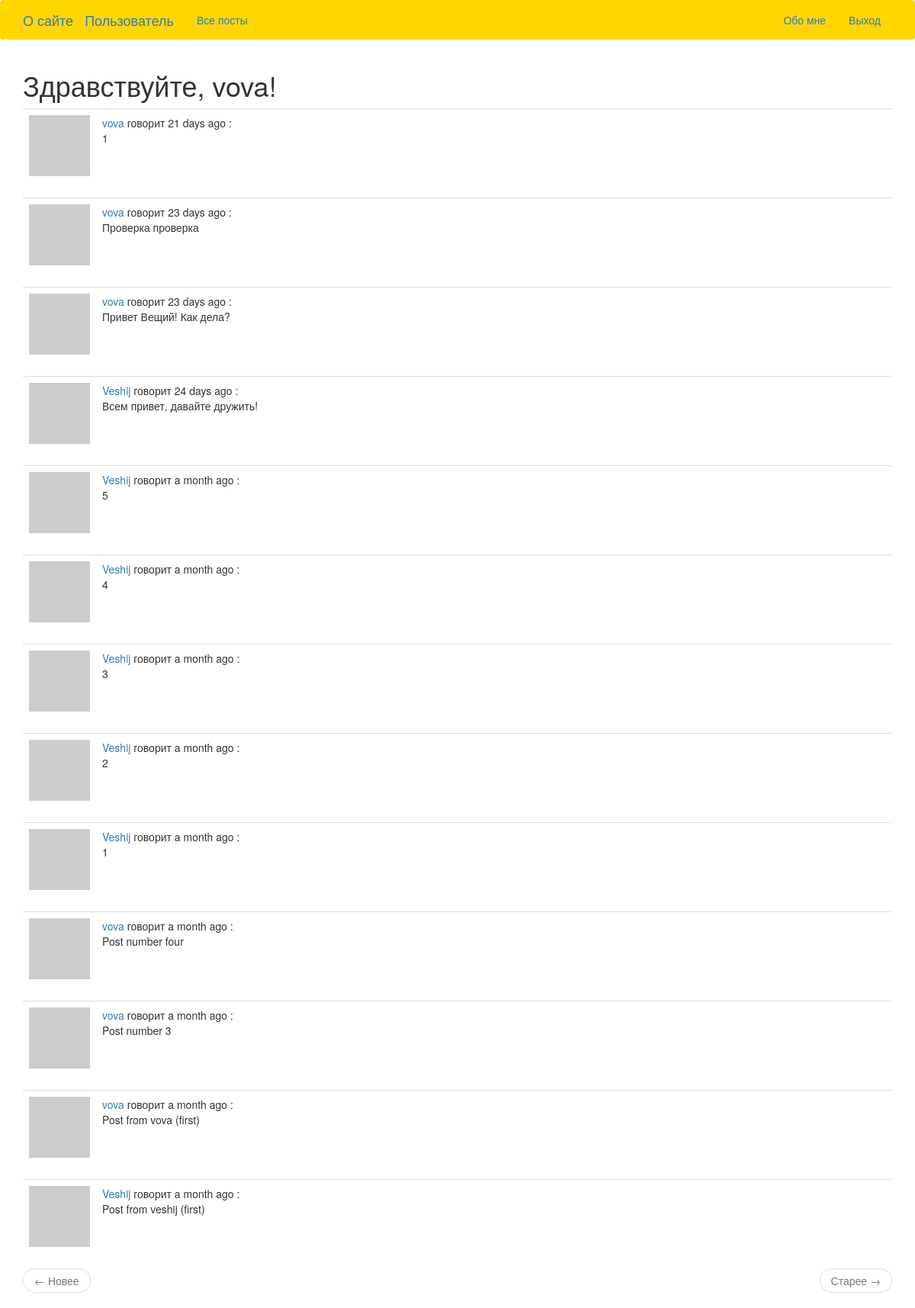
The page /explore (signed in) on the database its author committed.
### app/models.py (models this page shows, shortened)
class User(UserMixin, db.Model):
    id = db.Column(db.Integer, primary_key=True)
    username = db.Column(db.String(64), index=True, unique=True)
    email = db.Column(db.String(120), index=True, unique=True)
    password_hash = db.Column(db.String(128))
    posts = db.relationship('Post', backref='author', lazy='dynamic')
    about_me = db.Column(db.String(140))
    last_seen = db.Column(db.DateTime, default=datetime.utcnow)
    followed = db.relationship(
            'User', secondary=followers,
            primaryjoin=(followers.c.follower_id == id),
            secondaryjoin=(followers.c.followed_id == id),
            backref=db.backref('followers', lazy='dynamic'), lazy='dynamic')
    def avatar(self, size):
        digest = md5(self.email.lower().encode('utf-8')).hexdigest()
        return 'https://www.gravatar.com/avatar/{}?d=identicon&s={}'.format(digest, size)

class Post(db.Model):
    id = db.Column(db.Integer, primary_key=True)
    body = db.Column(db.String(10000))
    timestamp = db.Column(db.DateTime, index=True, default=datetime.utcnow)
    user_id = db.Column(db.Integer, db.ForeignKey('user.id'))

### app/main/routes.py (the view)
@bp.route('/explore')
def explore():
    page = request.args.get('page', 1, type=int)
    posts = Post.query.order_by(Post.timestamp.desc()).paginate(
            page, current_app.config['POSTS_PER_PAGE'], False)
    next_url = url_for('explore', page=posts.next_num) \
            if posts.has_next else None
    prev_url = url_for('explore', page=posts.prev_num) \
            if posts.has_prev else None
    return render_template('index.html', title='Explore', posts=posts.items, next_url=next_url, prev_url=prev_url)

### app/main/routes.py (called while the page is built)
@bp.before_request
def before_request():
    if current_user.is_authenticated:
        current_user.last_seen = datetime.utcnow()
        db.session.commit()

### app/models.py (called while the page is built)
@login.user_loader
def load_user(id):
    return User.query.get(int(id))

### app/templates/index.html (shortened to what this page needs)
{% extends "base.html" %}
{% import 'bootstrap/wtf.html' as wtf %}
{% block app_content %}
    <h1>Здравствуйте, {{ current_user.username }}!</h1>
    {% for post in posts %}
        {% include '_post.html' %}
    {% endfor %}
    <nav aria-label="...">
        <ul class="pager">
            <li class="previous{% if not prev_url %} disabled{% endif %}">
                <a href="{{ prev_url or '#' }}">
                    <span aria-hidden="true">&larr;</span> Новее
                </a>
            </li>
            <li class="next{% if not next_url %} disabled{% endif %}">
                <a href="{{ next_url or '#' }}">
                    Старее	 <span aria-hidden="true">&rarr;</span>
                </a>
            </li>
        </ul>
    </nav>
{% endblock %}

### app/templates/_post.html
   <table class="table table-hover">
        <tr>
            <td width="70px">
                <a href="{{ url_for('main.user', username=post.author.username) }}">
                    <img src="{{ post.author.avatar(70) }}" />
                </a>
            </td>
            <td>
                <a href="{{ url_for('main.user', username=post.author.username) }}">
                    {{ post.author.username }}
                </a>
                говорит {{ moment(post.timestamp).fromNow() }} :
                <br>
                {{ post.body }}
            </td>
        </tr>
    </table>

### rows shown on the page
User: username "vova"
Post: author.username "vova", timestamp "21 days ago", body "1"
Post: author.username "vova", timestamp "23 days ago", body "Проверка проверка"
Post: author.username "vova", timestamp "23 days ago", body "Привет Вещий! Как дела?"
Post: author.username "Veshij", timestamp "24 days ago", body "Всем привет, давайте дружить!"
Post: author.username "Veshij", timestamp "a month ago", body "5"
Post: author.username "Veshij", timestamp "a month ago", body "4"
Post: author.username "Veshij", timestamp "a month ago", body "3"
Post: author.username "Veshij", timestamp "a month ago", body "2"
Post: author.username "Veshij", timestamp "a month ago", body "1"
Post: author.username "vova", timestamp "a month ago", body "Post number four"
Post: author.username "vova", timestamp "a month ago", body "Post number 3"
Post: author.username "vova", timestamp "a month ago", body "Post from vova (first)"
Post: author.username "Veshij", timestamp "a month ago", body "Post from veshij (first)"
